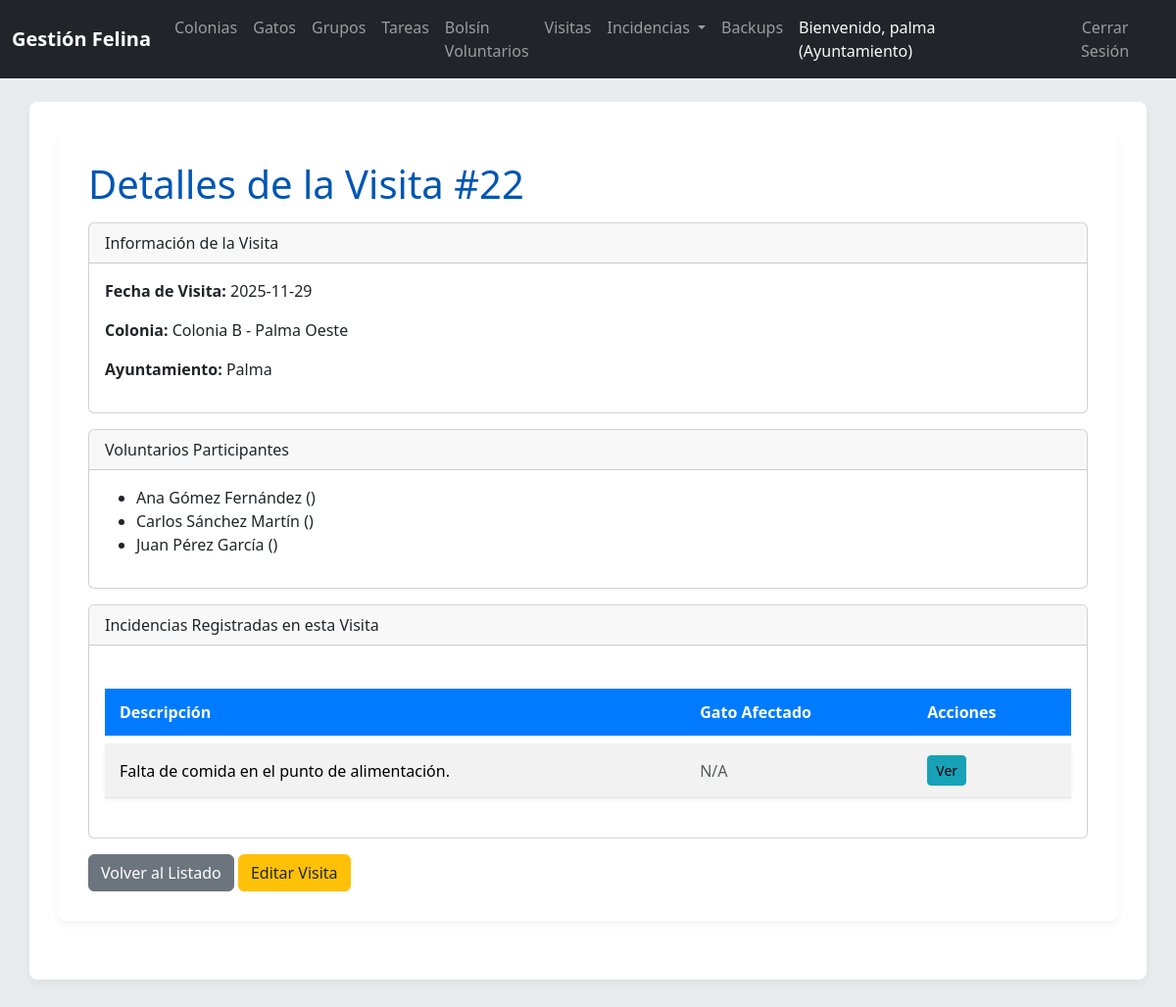
Page /index.php/visitas/show?id=22 (signed in) on the committed database.
### tables this page shows
CREATE TABLE `Visita` (
  `idVisita` int(11) NOT NULL AUTO_INCREMENT,
  `fechaVisita` date NOT NULL,
  `idColonia` int(11) NOT NULL,
  PRIMARY KEY (`idVisita`),
  KEY `idColonia` (`idColonia`),
  CONSTRAINT `Visita_ibfk_1` FOREIGN KEY (`idColonia`) REFERENCES `Colonia` (`idColonia`) ON DELETE CASCADE
);

CREATE TABLE `Colonia` (
  `idColonia` int(11) NOT NULL AUTO_INCREMENT,
  `descripcion` varchar(255) NOT NULL,
  `comentarios` text DEFAULT NULL,
  `idUbicacion` int(11) NOT NULL,
  `idAyuntamiento` int(11) NOT NULL,
  PRIMARY KEY (`idColonia`),
  KEY `idUbicacion` (`idUbicacion`),
  KEY `idAyuntamiento` (`idAyuntamiento`),
  CONSTRAINT `Colonia_ibfk_1` FOREIGN KEY (`idUbicacion`) REFERENCES `Ubicacion` (`idUbicacion`) ON DELETE CASCADE,
  CONSTRAINT `Colonia_ibfk_2` FOREIGN KEY (`idAyuntamiento`) REFERENCES `Ayuntamiento` (`idAyuntamiento`) ON DELETE CASCADE
);

CREATE TABLE `Ayuntamiento` (
  `idAyuntamiento` int(11) NOT NULL AUTO_INCREMENT,
  `nombreLocalidad` varchar(70) NOT NULL,
  `usuario` varchar(50) NOT NULL,
  `contrasenya` varchar(255) NOT NULL,
  `idProvincia` int(11) NOT NULL,
  PRIMARY KEY (`idAyuntamiento`),
  UNIQUE KEY `usuario` (`usuario`),
  KEY `idProvincia` (`idProvincia`),
  CONSTRAINT `Ayuntamiento_ibfk_1` FOREIGN KEY (`idProvincia`) REFERENCES `Provincia` (`idProvincia`) ON DELETE CASCADE
);

CREATE TABLE `VisitaVoluntario` (
  `idVisitaVoluntario` int(11) NOT NULL AUTO_INCREMENT,
  `idVisita` int(11) NOT NULL,
  `idVoluntario` int(11) NOT NULL,
  PRIMARY KEY (`idVisitaVoluntario`),
  KEY `idVisita` (`idVisita`),
  KEY `idVoluntario` (`idVoluntario`),
  CONSTRAINT `VisitaVoluntario_ibfk_1` FOREIGN KEY (`idVisita`) REFERENCES `Visita` (`idVisita`) ON DELETE CASCADE,
  CONSTRAINT `VisitaVoluntario_ibfk_2` FOREIGN KEY (`idVoluntario`) REFERENCES `Voluntario` (`idVoluntario`) ON DELETE CASCADE
);

CREATE TABLE `Interesado` (
  `idInteresado` int(11) NOT NULL AUTO_INCREMENT,
  `DNI` varchar(20) NOT NULL,
  `nombreCompleto` varchar(100) NOT NULL,
  `email` varchar(70) NOT NULL,
  `telefono` varchar(20) DEFAULT NULL,
  PRIMARY KEY (`idInteresado`),
  UNIQUE KEY `DNI` (`DNI`),
  UNIQUE KEY `email` (`email`)
);

CREATE TABLE `IncidenciaVisita` (
  `idIncidenciaVisita` int(11) NOT NULL AUTO_INCREMENT,
  `idIncidencia` int(11) NOT NULL,
  `idVisita` int(11) NOT NULL,
  `idGato` int(11) DEFAULT NULL,
  PRIMARY KEY (`idIncidenciaVisita`),
  KEY `idIncidencia` (`idIncidencia`),
  KEY `idVisita` (`idVisita`),
  KEY `idGato` (`idGato`),
  CONSTRAINT `IncidenciaVisita_ibfk_1` FOREIGN KEY (`idIncidencia`) REFERENCES `Incidencia` (`idIncidencia`) ON DELETE CASCADE,
  CONSTRAINT `IncidenciaVisita_ibfk_2` FOREIGN KEY (`idVisita`) REFERENCES `Visita` (`idVisita`) ON DELETE CASCADE,
  CONSTRAINT `IncidenciaVisita_ibfk_3` FOREIGN KEY (`idGato`) REFERENCES `Gato` (`idGato`) ON DELETE CASCADE
);

CREATE TABLE `Incidencia` (
  `idIncidencia` int(11) NOT NULL AUTO_INCREMENT,
  `textoDescriptivo` text NOT NULL,
  PRIMARY KEY (`idIncidencia`)
);

### config/database.php (called while the page is built, shortened)
<?php
class Database {
    private static $host = 'localhost';
    private static $db_name = 'gatos_mallorca';
    private static $username = 'root';
    private static $password = '';
    private static $conn;
    public static function getConnection() {
        if (self::$conn === null) {
            try {
                self::$conn = new PDO("mysql:host=" . self::$host . ";dbname=" . self::$db_name, self::$username, self::$password);
                self::$conn->setAttribute(PDO::ATTR_ERRMODE, PDO::ERRMODE_EXCEPTION);
                self::$conn->exec("set names utf8");
            } catch(PDOException $exception) {
                echo "Error de conexión a la base de datos: " . $exception->getMessage();
                exit();
            }
        }
        return self::$conn;
    }
}
?>

### models/Visita.php (called while the page is built, shortened)
<?php
class Visita extends BaseModel {
    public function getByIdWithDetails($id) {
        $query = "
            SELECT
                v.idVisita,
                v.fechaVisita,
                v.idColonia,
                c.descripcion AS colonia_nombre,
                a.nombreLocalidad AS ayuntamiento_nombre,
                a.idAyuntamiento
            FROM
                Visita v
            JOIN
                Colonia c ON v.idColonia = c.idColonia
            JOIN
                Ayuntamiento a ON c.idAyuntamiento = a.idAyuntamiento
            WHERE
                v.idVisita = :id
            LIMIT 0,1
        ";
        return $this->executeQuery($query, [':id' => $id], false);
    }
    public function getVoluntariosByVisitaId($idVisita) {
        $query = "
            SELECT
                vv.idVisitaVoluntario,
                vol.idVoluntario,
                i.nombreCompleto AS voluntario_nombre
            FROM
                VisitaVoluntario vv
            JOIN
                Voluntario vol ON vv.idVoluntario = vol.idVoluntario
            JOIN
                Interesado i ON vol.idInteresado = i.idInteresado
            WHERE
                vv.idVisita = :idVisita
            ORDER BY
                i.nombreCompleto ASC
        ";
        return $this->executeQuery($query, [':idVisita' => $idVisita]);
    }
}

### models/BaseModel.php (called while the page is built, shortened)
<?php
class BaseModel {
    protected $conn;
    public function __construct() {
        $this->conn = Database::getConnection();
    }
    protected function executeQuery($query, $params = [], $fetch_all = true) {
        $stmt = $this->conn->prepare($query);
        foreach ($params as $key => $value) {
            $stmt->bindValue($key, $value);
        }
        $stmt->execute();
        if ($fetch_all) {
            return $stmt->fetchAll(PDO::FETCH_OBJ);
        }
        return $stmt->fetch(PDO::FETCH_OBJ);
    }
}
?>

### models/Incidencia.php (called while the page is built, shortened)
<?php
class Incidencia extends BaseModel {
    public function findByVisitaId($idVisita) {
        $query = "
            SELECT
                iv.idIncidenciaVisita,
                i.idIncidencia,
                i.textoDescriptivo,
                iv.idGato,
                g.nombre AS gato_nombre
            FROM
                Incidencia i
            JOIN
                IncidenciaVisita iv ON i.idIncidencia = iv.idIncidencia
            LEFT JOIN
                Gato g ON iv.idGato = g.idGato
            WHERE
                iv.idVisita = :idVisita
            ORDER BY
                i.idIncidencia DESC
        ";
        return $this->executeQuery($query, [':idVisita' => $idVisita]);
    }
}

### views/visitas/show.php (the view, shortened to what this page needs)
<?php require_once __DIR__ . '/../partials/header.php'; ?>
<div class="container">
    <h1>Detalles de la Visita #<?php echo htmlspecialchars($visita->idVisita); ?></h1>
    <div class="card mb-3">
        <div class="card-header">
            Información de la Visita
        </div>
        <div class="card-body">
            <p><strong>Fecha de Visita:</strong> <?php echo htmlspecialchars($visita->fechaVisita); ?></p>
            <p><strong>Colonia:</strong> <?php echo htmlspecialchars($visita->colonia_nombre); ?></p>
            <p><strong>Ayuntamiento:</strong> <?php echo htmlspecialchars($visita->ayuntamiento_nombre); ?></p>
        </div>
    </div>
    <div class="card mb-3">
        <div class="card-header">
            Voluntarios Participantes
        </div>
        <div class="card-body">
            <?php if (empty($voluntariosParticipantes)): ?>
                <p>No hay voluntarios registrados para esta visita.</p>
            <?php else: ?>
                <ul>
                    <?php foreach ($voluntariosParticipantes as $voluntario): ?>
                        <li><?php echo htmlspecialchars($voluntario->voluntario_nombre); ?> (<?php echo htmlspecialchars($voluntario->usuario); ?>)</li>
                    <?php endforeach; ?>
                </ul>
            <?php endif; ?>
        </div>
    </div>
    <div class="card mb-3">
        <div class="card-header d-flex justify-content-between align-items-center">
            Incidencias Registradas en esta Visita
        </div>
        <div class="card-body">
            <?php if (empty($incidencias)): ?>
                <p>No hay incidencias registradas para esta visita.</p>
            <?php else: ?>
                <table class="table table-striped">
                    <thead>
                        <tr>
                            <th>Descripción</th>
                            <th>Gato Afectado</th>
                            <th>Acciones</th>
                        </tr>
                    </thead>
                    <tbody>
                        <?php foreach ($incidencias as $incidencia): ?>
                            <tr>
                                <td><?php echo htmlspecialchars($incidencia->textoDescriptivo); ?></td>
                                <td>
                                    <?php if ($incidencia->idGato): ?>
                                        <?php echo htmlspecialchars($incidencia->gato_nombre ?: 'Gato no encontrado'); ?>
                                    <?php else: ?>
                                        <span class="text-muted">N/A</span>
                                    <?php endif; ?>
                                </td>
                                <td>
                                    <?php
                                    $ocurrencia_url = url('ocurrencias/show?id=' . htmlspecialchars($incidencia->idIncidenciaVisita) . '&from_visit=' . htmlspecialchars($visita->idVisita));
                                    ?>
                                    <a href="<?php echo $ocurrencia_url; ?>" class="btn btn-info btn-sm">Ver</a>
                                </td>
                            </tr>
                        <?php endforeach; ?>
                    </tbody>
                </table>
            <?php endif; ?>
        </div>
    </div>
    <?php
    $from_profile_id = $_GET['from_profile'] ?? null;
    if ($from_profile_id):
    ?>
        <a href="<?php echo url('voluntarios/show?id=' . htmlspecialchars($from_profile_id)); ?>" class="btn btn-secondary">Volver a Mi Perfil</a>
    <?php else: ?>
        <a href="<?php echo url('visitas'); ?>" class="btn btn-secondary">Volver al Listado</a>
    <?php endif; ?>
    <?php if ($_SESSION['user_type'] === 'ayuntamiento'): ?>
        <a href="<?php echo url('visitas/edit?id=' . htmlspecialchars($visita->idVisita)); ?>" class="btn btn-warning">Editar Visita</a>
    <?php endif; ?>
</div>
<?php require_once __DIR__ . '/../partials/footer.php'; ?>

### public/css/style.css (style rules this page uses)
body { font-family: 'Segoe UI', Tahoma, Geneva, Verdana, sans-serif; background-color: #e9ecef; color: #343a40; }
.container { background-color: #ffffff; padding: 30px; border-radius: 8px; box-shadow: 0 4px 8px rgba(0,0,0,0.05); margin-bottom: 30px; }
h1, h2, h3, h4, h5, h6 { color: #0056b3; margin-bottom: 15px; }
.btn-warning { background-color: #ffc107; border-color: #ffc107; color: #212529; }
.btn-info { background-color: #17a2b8; border-color: #17a2b8; }
.table { margin-top: 20px; border-collapse: separate; border-spacing: 0 8px; }
.table thead th { background-color: #007bff; color: white; border: none; padding: 12px 15px; }
.table tbody tr { background-color: #f8f9fa; border-radius: 5px; box-shadow: 0 2px 4px rgba(0,0,0,0.05); transition: all 0.2s ease-in-out; }
.table tbody td { padding: 12px 15px; vertical-align: middle; border-top: 1px solid #dee2e6; }
.table tbody tr:first-child td { border-top: none; }

### rows in the picture
visita: idVisita "22", fechaVisita "2025-11-29", idColonia.descripcion "Colonia B - Palma Oeste", ayuntamiento.nombreLocalidad "Palma"
visitavoluntario: interesado.nombreCompleto "Ana Gómez Fernández"
visitavoluntario: interesado.nombreCompleto "Carlos Sánchez Martín"
visitavoluntario: interesado.nombreCompleto "Juan Pérez García"
incidenciavisita: idIncidencia.textoDescriptivo "Falta de comida en el punto de alimentación.", shows "N/A"

### other values in the picture
$_SESSION['username'] "palma"
$_SESSION['user_type'] "Ayuntamiento"
